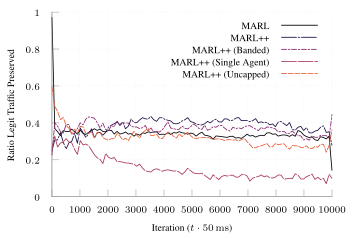

Here is the gnuplot script that generated this plot:
set terminal tikz standalone color size 9cm,6cm font '\scriptsize' preamble '\usepackage{microtype} \usepackage{times} \usepackage[T1]{fontenc} \usepackage{siunitx}\sisetup{detect-all}'
set output "tcp-m-4.tex"

load "inferno.pal"

set style line 102 lc rgb '#a0a0a0' lt 1 lw 1
set border ls 102
set colorbox border 102
set key textcolor rgb "black"
set tics textcolor rgb "black"
set label textcolor rgb "black"

set border 3
set grid x y
set xtics nomirror
set ytics nomirror

#set key autotitle columnhead
set datafile separator ","

set xlabel "Iteration ($t \\cdot{} \\SI{50}{\\milli\\second}$)"
set ylabel "Ratio Legit Traffic Preserved"

set yrange [0.0:1.0]
set key inside top right

plot '../results/online-4-avg.csv' u 1:3 w lines smooth sbezier title "MARL" dt 1, \
     '../results/m-tcp-natural-4' u 1:3 w lines smooth sbezier title "MARL++" dt (18,2,2,2), \
     '../results/m-tcp-banded-4' u 1:3 w lines smooth sbezier title "MARL++ (Banded)" ls 4  dt (6,2,2,2), \
     '../results/m-tcp-single-4' u 1:3 w lines smooth sbezier title "MARL++ (Single Agent)" ls 5 dt (18,2), \
     '../results/m-tcp-uncap-4' u 1:3 w lines smooth sbezier title "MARL++ (Uncapped)" ls 6 dt (6,2), \
